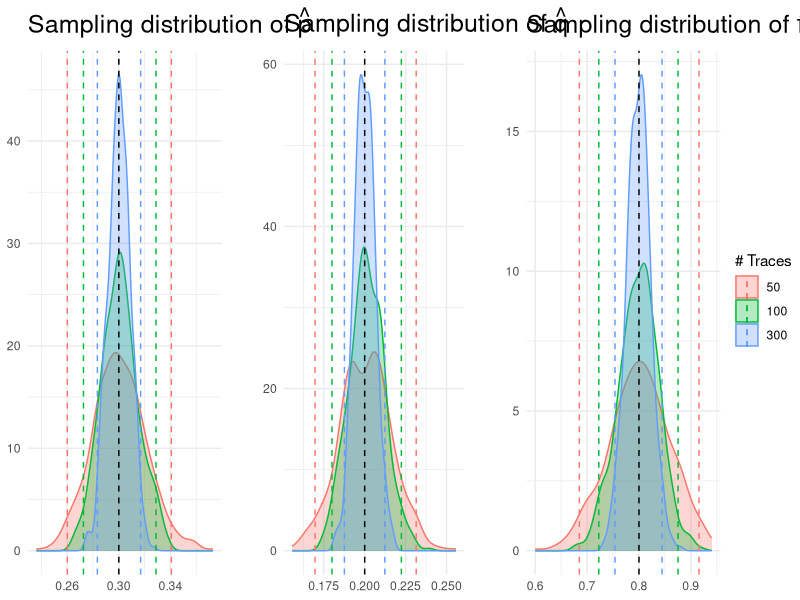
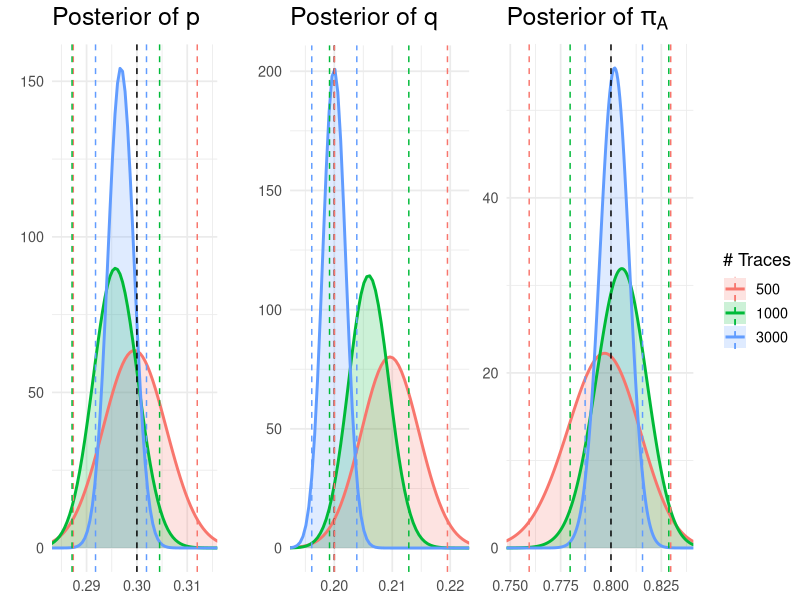

The R script that drew these images, in order:
## ---- chunk 1
# MLE simulation
library(ggplot2)
library(dplyr)

set.seed(321)

p_true  <- 0.3
q_true  <- 0.2
pi_true <- 0.8

n      <- 25                
N_vals <- c(50, 100, 300)    
M      <- 500               

simulate_batch <- function(N) {
  p_est  <- numeric(M)
  q_est  <- numeric(M)
  pi_est <- numeric(M)
  
  for(m in seq_len(M)) {
    N_AA <- N_AB <- N_BA <- N_BB <- 0
    N0_A <- 0
    
    for(i in seq_len(N)) {
      
      s <- integer(n)
      s[1] <- ifelse(runif(1) < pi_true, 1, 2)  
      if(s[1] == 1) N0_A <- N0_A + 1
      
      for(t in seq_len(n-1)) {
        if(s[t] == 1) {
          s[t+1] <- ifelse(runif(1) < p_true, 2, 1)
          if(s[t+1] == 1) N_AA <- N_AA + 1 else N_AB <- N_AB + 1
        } else {
          s[t+1] <- ifelse(runif(1) < q_true, 1, 2)
          if(s[t+1] == 1) N_BA <- N_BA + 1 else N_BB <- N_BB + 1
        }
      }
    }
    
    p_est[m]  <- N_AB / (N_AA + N_AB)
    q_est[m]  <- N_BA / (N_BA + N_BB)
    pi_est[m] <- N0_A / N
  }
  
  data.frame(
    N     = N,
    p_hat = p_est,
    q_hat = q_est,
    pi_hat = pi_est
  )
}

results <- bind_rows(lapply(N_vals, simulate_batch))

sd_summary <- results %>%
  group_by(N) %>%
  summarise(
    sd_p  = sd(p_hat),
    sd_q  = sd(q_hat),
    sd_pi = sd(pi_hat)
  )
print(sd_summary)

ci_summary <- results %>%
  group_by(N) %>%
  summarise(
    mean_p  = mean(p_hat),
    sd_p    = sd(p_hat),
    lower_p = mean_p - 1.96 * sd_p,
    upper_p = mean_p + 1.96 * sd_p,
    mean_q  = mean(q_hat),
    sd_q    = sd(q_hat),
    lower_q = mean_q - 1.96 * sd_q,
    upper_q = mean_q + 1.96 * sd_q,
    mean_pi  = mean(pi_hat),
    sd_pi    = sd(pi_hat),
    lower_pi = mean_pi - 1.96 * sd_pi,
    upper_pi = mean_pi + 1.96 * sd_pi
  )

## ---- chunk 2
# Plots
library(grid) 
library(ggpubr)
library(grid)   

p_p <- ggplot(results, aes(x = p_hat, color = factor(N), fill = factor(N))) +
  geom_density(alpha = 0.3) +
  geom_vline(xintercept = p_true, linetype = "dashed") +
  geom_vline(
    data = ci_summary,
    aes(xintercept = lower_p, color = factor(N)),
    linetype = "dashed"
  ) +
  geom_vline(
    data = ci_summary,
    aes(xintercept = upper_p, color = factor(N)),
    linetype = "dashed"
  ) +
  labs(
    title = expression("Sampling distribution of " * hat(p)),
    x     = NULL,
    y     = NULL,
    color = "# Traces",
    fill  = "# Traces"
  ) +
  theme_minimal() +
  theme(
    legend.position    = "none",                     
    plot.title         = element_text(size = 18, face = "bold"),
    plot.margin        = margin(t = 5, r = 15, b = 5, l = 5, unit = "pt")
  )

p_q <- ggplot(results, aes(x = q_hat, color = factor(N), fill = factor(N))) +
  geom_density(alpha = 0.3) +
  geom_vline(xintercept = q_true, linetype = "dashed") +
  geom_vline(
    data = ci_summary,
    aes(xintercept = lower_q, color = factor(N)),
    linetype = "dashed"
  ) +
  geom_vline(
    data = ci_summary,
    aes(xintercept = upper_q, color = factor(N)),
    linetype = "dashed"
  ) +
  labs(
    title = expression("Sampling distribution of " * hat(q)),
    x     = NULL,
    y     = NULL,
    color = "# Traces",
    fill  = "# Traces"
  ) +
  theme_minimal() +
  theme(
    legend.position    = "none",                    
    plot.title         = element_text(size = 18, face = "bold"),
    plot.margin        = margin(t = 5, r = 15, b = 5, l = 15, unit = "pt")
  )

p_pi <- ggplot(results, aes(x = pi_hat, color = factor(N), fill = factor(N))) +
  geom_density(alpha = 0.3) +
  geom_vline(xintercept = pi_true, linetype = "dashed") +
  geom_vline(
    data = ci_summary,
    aes(xintercept = lower_pi, color = factor(N)),
    linetype = "dashed"
  ) +
  geom_vline(
    data = ci_summary,
    aes(xintercept = upper_pi, color = factor(N)),
    linetype = "dashed"
  ) +
  labs(
    title = expression("Sampling distribution of " * hat(pi)[A]),
    x     = NULL,
    y     = NULL,
    color = "# Traces",
    fill  = "# Traces"
  ) +
  theme_minimal() +
  theme(
    legend.position   = "right",                    
    legend.title      = element_text(size = 16),
    legend.text       = element_text(size = 14),
    legend.key.size   = unit(1, "cm"),
    plot.title        = element_text(size = 18, face = "bold"),
    plot.margin       = margin(t = 5, r = 5, b = 5, l = 15, unit = "pt")
  )

combined_plot <- ggarrange(
  p_p, p_q, p_pi,
  ncol          = 3,
  nrow          = 1,
  common.legend = TRUE,
  legend        = "right"
)

# (3) Print the combined plot
print(combined_plot)
## ---- chunk 3
# Bayesian part
p_true  <- 0.3
q_true  <- 0.2
pi_true <- 0.8

alpha_pi <- 2; beta_pi <- 2
alpha_p  <- 2; beta_p  <- 2
alpha_q  <- 2; beta_q  <- 2

n      <- 25
N_vals <- c(500, 1000, 3000)

posterior_list <- lapply(N_vals, function(N) {
  N_AA <- N_AB <- N_BA <- N_BB <- 0
  N0_A <- 0

  for(i in 1:N) {
    s <- integer(n)
    s[1] <- ifelse(runif(1) < pi_true, 1, 2)
    if(s[1] == 1) N0_A <- N0_A + 1

    for(t in 1:(n-1)) {
      if(s[t] == 1) {
        s[t+1] <- ifelse(runif(1) < p_true, 2, 1)
        if(s[t+1] == 1) N_AA <- N_AA + 1 else N_AB <- N_AB + 1
      } else {
        s[t+1] <- ifelse(runif(1) < q_true, 1, 2)
        if(s[t+1] == 1) N_BA <- N_BA + 1 else N_BB <- N_BB + 1
      }
    }
  }

  alpha_pi_post <- alpha_pi + N0_A
  beta_pi_post  <- beta_pi  + (N - N0_A)
  alpha_p_post  <- alpha_p  + N_AB
  beta_p_post   <- beta_p   + N_AA
  alpha_q_post  <- alpha_q  + N_BA
  beta_q_post   <- beta_q   + N_BB

  ci_pi <- qbeta(c(0.025, 0.975), alpha_pi_post, beta_pi_post)
  ci_p  <- qbeta(c(0.025, 0.975), alpha_p_post,  beta_p_post)
  ci_q  <- qbeta(c(0.025, 0.975), alpha_q_post,  beta_q_post)

  list(
    N = N,
    post_params = data.frame(
      param = c("pi_A", "p", "q"),
      alpha = c(alpha_pi_post, alpha_p_post,  alpha_q_post),
      beta  = c(beta_pi_post,  beta_p_post,   beta_q_post),
      ci_lo = c(ci_pi[1],      ci_p[1],       ci_q[1]),
      ci_hi = c(ci_pi[2],      ci_p[2],       ci_q[2]),
      stringsAsFactors = FALSE
    )
  )
})


ci_data <- bind_rows(lapply(posterior_list, function(entry) {
  df <- entry$post_params[, c("param", "ci_lo", "ci_hi")]
  df$N <- factor(entry$N)
  df
}), .id = "dummy") %>%
  select(N, param, ci_lo, ci_hi)

x_grid <- seq(0, 1, length.out = 2000)

all_post_df <- bind_rows(lapply(posterior_list, function(entry) {
  df <- entry$post_params
  df$N <- factor(entry$N)
  df
}), .id = "dummy") %>%
  select(N, param, alpha, beta)

plot_exact <- bind_rows(lapply(1:nrow(all_post_df), function(i) {
  this_row <- all_post_df[i, ]
  a <- this_row$alpha
  b <- this_row$beta
  data.frame(
    N       = this_row$N,
    param   = this_row$param,
    x       = x_grid,
    density = dbeta(x_grid, a, b),
    stringsAsFactors = FALSE
  )
}))

data_pi <- subset(plot_exact, param == "pi_A")
data_p  <- subset(plot_exact, param == "p")
data_q  <- subset(plot_exact, param == "q")

cis_pi  <- subset(ci_data, param == "pi_A")
lo_pi   <- min(cis_pi$ci_lo);   hi_pi <- max(cis_pi$ci_hi)
rng_pi  <- hi_pi - lo_pi
mgn_pi  <- 0.10 * rng_pi
xlo_pi  <- max(0, lo_pi - mgn_pi)
xhi_pi  <- min(1, hi_pi + mgn_pi)

cis_p   <- subset(ci_data, param == "p")
lo_p    <- min(cis_p$ci_lo);    hi_p  <- max(cis_p$ci_hi)
rng_p   <- hi_p - lo_p
mgn_p   <- 0.10 * rng_p
xlo_p   <- max(0, lo_p - mgn_p)
xhi_p   <- min(1, hi_p + mgn_p)

cis_q   <- subset(ci_data, param == "q")
lo_q    <- min(cis_q$ci_lo);    hi_q  <- max(cis_q$ci_hi)
rng_q   <- hi_q - lo_q
mgn_q   <- 0.10 * rng_q
xlo_q   <- max(0, lo_q - mgn_q)
xhi_q   <- min(1, hi_q + mgn_q)


plot_pi_exact <- ggplot(data_pi, aes(x = x, y = density, fill = N)) +
  geom_area(position = "identity", alpha = 0.2) + 
  geom_line(aes(color = N), size = 1) +
  geom_vline(
    xintercept = pi_true, 
    linetype   = "dashed", 
    color      = "black"
  ) +
  geom_vline(
    data = subset(ci_data, param == "pi_A"),
    aes(xintercept = ci_lo, color = N),
    linetype = "dashed"
  ) +
  geom_vline(
    data = subset(ci_data, param == "pi_A"),
    aes(xintercept = ci_hi, color = N),
    linetype = "dashed"
  ) +
  labs(
    title = expression("Posterior of " * pi[A]),
    x     = NULL,
    y     = NULL,
    color = "# Traces",    
    fill  = "# Traces"    
  ) +
  coord_cartesian(xlim = c(xlo_pi, xhi_pi)) +
  theme_minimal(base_size = 13) +
  theme(
    legend.position  = "none", 
    plot.title       = element_text(size = 18, face = "bold"),
    plot.margin      = margin(t = 5, r = 15, b = 5, l = 5, unit = "pt")
  )

plot_p_exact <- ggplot(data_p, aes(x = x, y = density, fill = N)) +
  geom_area(position = "identity", alpha = 0.2) +
  geom_line(aes(color = N), size = 1) +
  geom_vline(
    xintercept = p_true, 
    linetype   = "dashed", 
    color      = "black"
  ) +
  geom_vline(
    data = subset(ci_data, param == "p"),
    aes(xintercept = ci_lo, color = N),
    linetype = "dashed"
  ) +
  geom_vline(
    data = subset(ci_data, param == "p"),
    aes(xintercept = ci_hi, color = N),
    linetype = "dashed"
  ) +
  labs(
    title = expression("Posterior of " * p),
    x     = NULL,
    y     = NULL,
    color = "# Traces",
    fill  = "# Traces"
  ) +
  coord_cartesian(xlim = c(xlo_p, xhi_p)) +
  theme_minimal(base_size = 13) +
  theme(
    legend.position  = "none",
    plot.title       = element_text(size = 18, face = "bold"),
    plot.margin      = margin(t = 5, r = 15, b = 5, l = 15, unit = "pt")
  )

plot_q_exact <- ggplot(data_q, aes(x = x, y = density, fill = N)) +
  geom_area(position = "identity", alpha = 0.2) +
  geom_line(aes(color = N), size = 1) +
  geom_vline(
    xintercept = q_true,
    linetype   = "dashed",
    color      = "black"
  ) +
  geom_vline(
    data = subset(ci_data, param == "q"),
    aes(xintercept = ci_lo, color = N),
    linetype = "dashed"
  ) +
  geom_vline(
    data = subset(ci_data, param == "q"),
    aes(xintercept = ci_hi, color = N),
    linetype = "dashed"
  ) +
  labs(
    title = expression("Posterior of " * q),
    x     = NULL,
    y     = NULL,
    color = "# Traces",
    fill  = "# Traces"
  ) +
  coord_cartesian(xlim = c(xlo_q, xhi_q)) +
  theme_minimal(base_size = 13) +
  theme(
    legend.position   = "right",
    legend.title      = element_text(size = 16),
    legend.text       = element_text(size = 14),
    legend.key.size   = unit(1, "cm"),
    plot.title        = element_text(size = 18, face = "bold"),
    plot.margin       = margin(t = 5, r = 5, b = 5, l = 15, unit = "pt")
  )


combined_exact <- ggarrange(
  plot_p_exact, plot_q_exact, plot_pi_exact,
  ncol          = 3,
  nrow          = 1,
  common.legend = TRUE,
  legend        = "right"
)


print(combined_exact)
